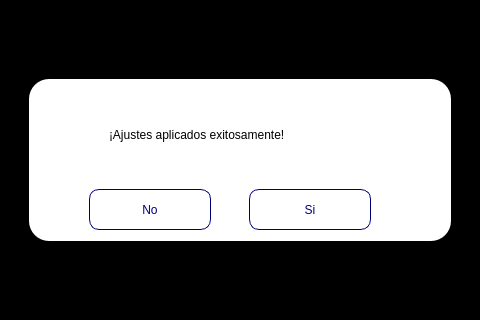
<?xml version="1.0" encoding="UTF-8"?>
<ui version="4.0">
 <class>Form</class>
 <widget class="QWidget" name="Form">
  <property name="geometry">
   <rect>
    <x>0</x>
    <y>0</y>
    <width>480</width>
    <height>320</height>
   </rect>
  </property>
  <property name="windowTitle">
   <string>Form</string>
  </property>
  <widget class="QLabel" name="lblOpacity">
   <property name="geometry">
    <rect>
     <x>0</x>
     <y>0</y>
     <width>480</width>
     <height>320</height>
    </rect>
   </property>
   <property name="styleSheet">
    <string notr="true">background-color: black;</string>
   </property>
   <property name="text">
    <string/>
   </property>
  </widget>
  <widget class="QWidget" name="WidgetInfo" native="true">
   <property name="enabled">
    <bool>true</bool>
   </property>
   <property name="geometry">
    <rect>
     <x>29</x>
     <y>79</y>
     <width>422</width>
     <height>162</height>
    </rect>
   </property>
   <property name="styleSheet">
    <string notr="true">border-radius: 20px;
background-color: white;</string>
   </property>
   <widget class="QPushButton" name="si">
    <property name="geometry">
     <rect>
      <x>220</x>
      <y>110</y>
      <width>122</width>
      <height>41</height>
     </rect>
    </property>
    <property name="styleSheet">
     <string notr="true">font: 500 18px &quot;Poppins&quot;;
border-radius: 10px;
border: 1px solid #00007f;
background-color: white;
color: #00007f;</string>
    </property>
    <property name="text">
     <string>Si</string>
    </property>
   </widget>
   <widget class="QLabel" name="LabelInfo">
    <property name="geometry">
     <rect>
      <x>80</x>
      <y>10</y>
      <width>331</width>
      <height>91</height>
     </rect>
    </property>
    <property name="styleSheet">
     <string notr="true">font: 12pt &quot;Poppins&quot;;
background-color: transparent;
</string>
    </property>
    <property name="text">
     <string>¡Ajustes aplicados exitosamente!</string>
    </property>
   </widget>
   <widget class="QLabel" name="IconInfo">
    <property name="geometry">
     <rect>
      <x>10</x>
      <y>30</y>
      <width>61</width>
      <height>61</height>
     </rect>
    </property>
    <property name="styleSheet">
     <string notr="true">background-color: transparent;</string>
    </property>
    <property name="text">
     <string/>
    </property>
   </widget>
   <widget class="QPushButton" name="no">
    <property name="geometry">
     <rect>
      <x>60</x>
      <y>110</y>
      <width>122</width>
      <height>41</height>
     </rect>
    </property>
    <property name="styleSheet">
     <string notr="true">font: 500 18px &quot;Poppins&quot;;
border-radius: 10px;
border: 1px solid #00007f;
background-color: white;
color: #00007f;</string>
    </property>
    <property name="text">
     <string>No</string>
    </property>
   </widget>
  </widget>
 </widget>
 <resources/>
 <connections/>
</ui>
